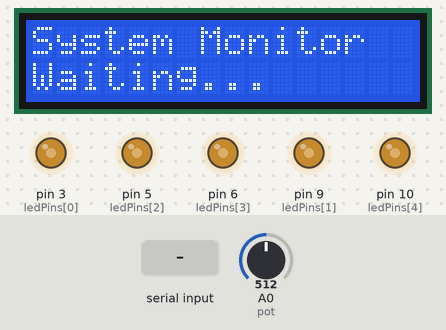
A sketch run on a simulated Arduino Uno, built with avr-gcc and run on an emulated ATmega328P. On the bench: 16×2 character LCD, output pins drawn as LEDs (lit = HIGH). The test bench sets the inputs (shaded band); at power-on: A0 (pot) = 512.

Above: at 0.8 s.
0.9 s: "CPU:\n" received over Serial
At 2.0 s:
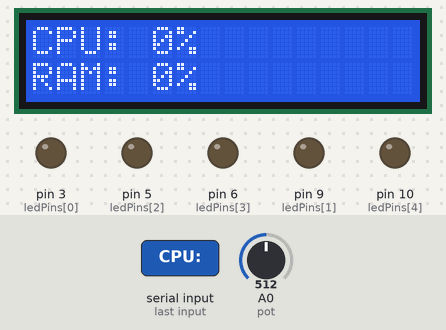
Timing chart, 0 to 3.9 s (numbered marks = the images above; inputs shaded):
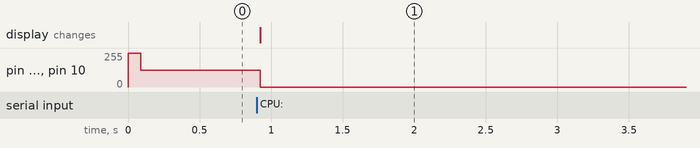

Measured:
- after the input at 0.9 s, pin 3 (ledPins[0]), pin 5 (ledPins[2]), pin 6 (ledPins[3]), pin 9 (ledPins[1]), pin 10 (ledPins[4]): 127/255 → 0/255 at once; the display: changes at once (image 1)

The sketch:

main.ino
```cpp
#include <Wire.h>
#include <LiquidCrystal_I2C.h>
#define pot A0
// Инициализация LCD (адрес может быть 0x27 или 0x3F)
LiquidCrystal_I2C lcd(0x27, 16, 2); // Адрес 0x27, 16 столбцов, 2 строки

// Пины для светодиодов
const int ledPins[] = {3, 9, 5, 6, 10};
const int numLeds = 5;

// Переменные для хранения данных
int cpuUsage = 0;
int ramUsage = 0;
byte LedLev = 200;
// Буфер для приема данных
String inputString = "";
bool stringComplete = false;

void setup() {
  Serial.begin(9600);
  // Настройка пинов светодиодов
  for (int i = 0; i < numLeds; i++) {
    pinMode(ledPins[i], OUTPUT);
    digitalWrite(ledPins[i], HIGH);
  }
  // Инициализация LCD
  lcd.init();
  lcd.backlight();
  lcd.setCursor(0, 0);
  lcd.print("System Monitor");
  lcd.setCursor(0, 1);
  lcd.print("Waiting...");

   inputString.reserve(100); // Резервируем память для строки
   while(!Serial.available()){
    potento();
    for(int i = 0; i < numLeds; i++){
      analogWrite(ledPins[i],LedLev);
    }
   }
}

void loop() {
  // Обработка входящих данных
  if (stringComplete) {
    parseData(inputString);
    updateDisplay();
    updateLEDs();
    inputString = "";
    stringComplete = false;
  }
}
void potento(){
  LedLev = map(analogRead(pot),0,1023,0,255);
}

// Функция обработки последовательного порта
void serialEvent() {
  while (Serial.available()) {
    char inChar = (char)Serial.read();
    inputString += inChar;
    if (inChar == '\n') {
      stringComplete = true;
    }
  }
}

// Парсинг данных в формате "CPU:45%,RAM:67%"
void parseData(String data) {
  // Ищем позиции меток
  int cpuPos = data.indexOf("CPU:");
  int ramPos = data.indexOf("RAM:");

  if (cpuPos != -1 && ramPos != -1) {
    // Извлекаем значения
    cpuUsage = data.substring(cpuPos + 4, data.indexOf('%', cpuPos)).toInt();
    ramUsage = data.substring(ramPos + 4, data.indexOf('%', ramPos)).toInt();

    // Ограничиваем значения 0-100%
    cpuUsage = constrain(cpuUsage, 0, 100);
    ramUsage = constrain(ramUsage, 0, 100);
  }
}

// Обновление дисплея
void updateDisplay() {
  lcd.clear();

  // Первая строка: CPU
  lcd.setCursor(0, 0);
  lcd.print("CPU: ");
  lcd.print(cpuUsage);
  lcd.print("%");

  // Вторая строка: RAM
  lcd.setCursor(0, 1);
  lcd.print("RAM: ");
  lcd.print(ramUsage);
  lcd.print("%");
}

// Управление светодиодами в зависимости от загрузки CPU
// Альтернативная версия - прогрессивное включение
void updateLEDs() {
  int ledsToLight = map(cpuUsage, 0, 100, 0, numLeds+1);

  for (int i = 0; i < numLeds; i++) {
    analogWrite(ledPins[i], (i < ledsToLight) ? LedLev : 0);
  }
}
```
